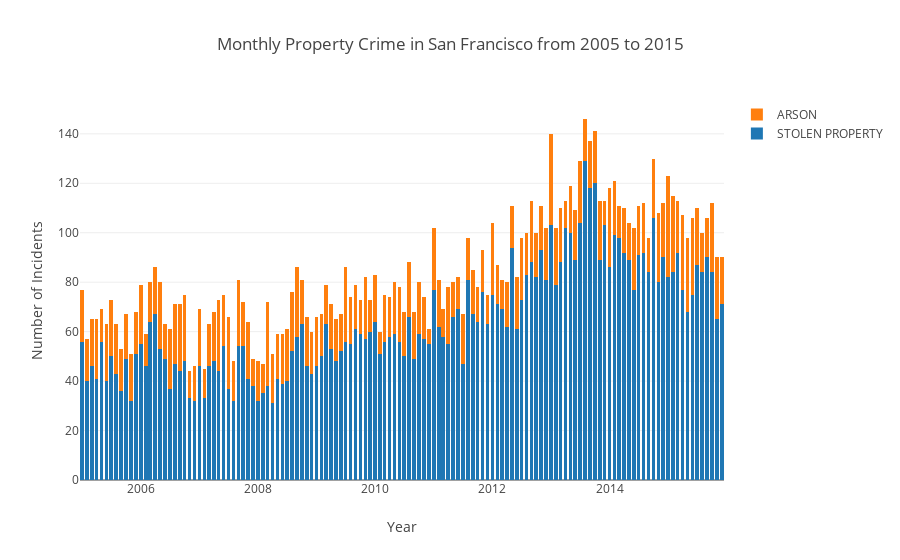

The notebook cell this image was saved under:
### Markdown cell above
### 5) Stacked bar charts

### Code cell
data = []
for crime in ['STOLEN PROPERTY', 'ARSON']:
    df = crime_data.loc[crime_data['Category']==crime, ].sort_values('Date')
    
    trace = go.Bar(
    x = df['Date'],
    y = df['IncidntNum'],
    name = crime,
    )
    
    data.append(trace)

layout = go.Layout(title = 'Monthly Property Crime in San Francisco from 2005 to 2015',
              xaxis = dict(title = 'Year'),
              yaxis = dict(title = 'Number of Incidents'),
              barmode='stack',
              showlegend=True)

fig = go.Figure(data=data, layout=layout)
iplot(fig, filename='grouped-bar-stacked')

### Figure 1 — Plotly figure (JSON) as saved in the notebook; plotly's stock layout.template omitted (floating-point values rounded to 4 significant figures; data arrays with more than 128 entries replaced by an {"elided": "..."} marker saying what was removed)
{"data": [{"name": "STOLEN PROPERTY", "type": "bar", "x": {"elided": "132 str values"}, "y": {"elided": "132 int values"}}, {"name": "ARSON", "type": "bar", "x": {"elided": "132 str values"}, "y": {"elided": "132 int values"}}], "layout": {"barmode": "stack", "showlegend": true, "title": "Monthly Property Crime in San Francisco from 2005 to 2015", "xaxis": {"title": "Year"}, "yaxis": {"title": "Number of Incidents"}}}
